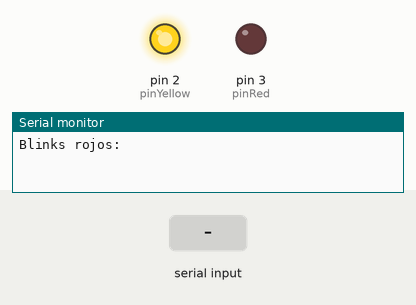
This sketch was run on a simulated Arduino Uno, built with avr-gcc and run on an emulated ATmega328P. Shown: output pins drawn as LEDs (lit = HIGH), the last lines printed to the serial monitor. Dashed ring = blinking. Inputs (shaded band) come from the test bench.

Above: at 1.2 s.
1.3 s: "90,45\n" received over Serial
At 1.4 s:
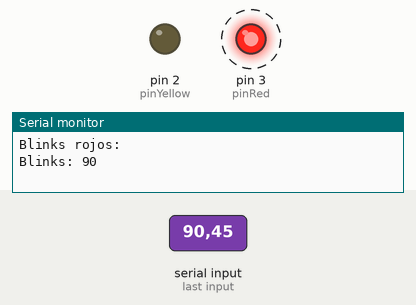
Timing chart, 0 to 10.3 s (numbered marks = the images above; inputs shaded):
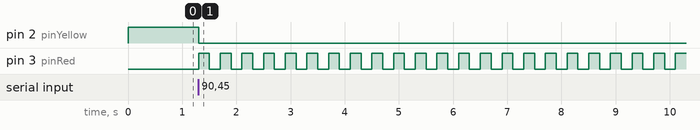

Measured:
- after the input at 1.3 s, pin 2 (pinYellow): HIGH → LOW at once; pin 3 (pinRed): alternates HIGH for 0.20 s and LOW for 0.20 s, starting at once

The sketch:

10_For.ino
```cpp
int pinRed = 3;
int pinYellow = 2;
int blinkTime = 200;
int yellowBlinks = 3;
int redBlinks = 5;
int dt = 500;

void setup() {
  // put your setup code here, to run once:
  Serial.begin(9600);
  pinMode(pinRed, OUTPUT);
  pinMode(pinYellow, OUTPUT);
}

void loop() {
  digitalWrite(pinYellow, HIGH);
  digitalWrite(pinRed, LOW);

  Serial.println("Blinks rojos: ");
  while(Serial.available() == 0){}
  redBlinks = Serial.parseInt();
  if(redBlinks){
    digitalWrite(pinYellow, LOW);
    Serial.println("Blinks: " + (String)redBlinks);

    for(int i = 0; i < redBlinks; i++){
      blinkLed(pinRed);
    }
    delay(dt);
  }
}

void blinkLed(int pin) {
  digitalWrite(pin, HIGH);
  delay(blinkTime);
  digitalWrite(pin, LOW);
  delay(blinkTime);
}
```
